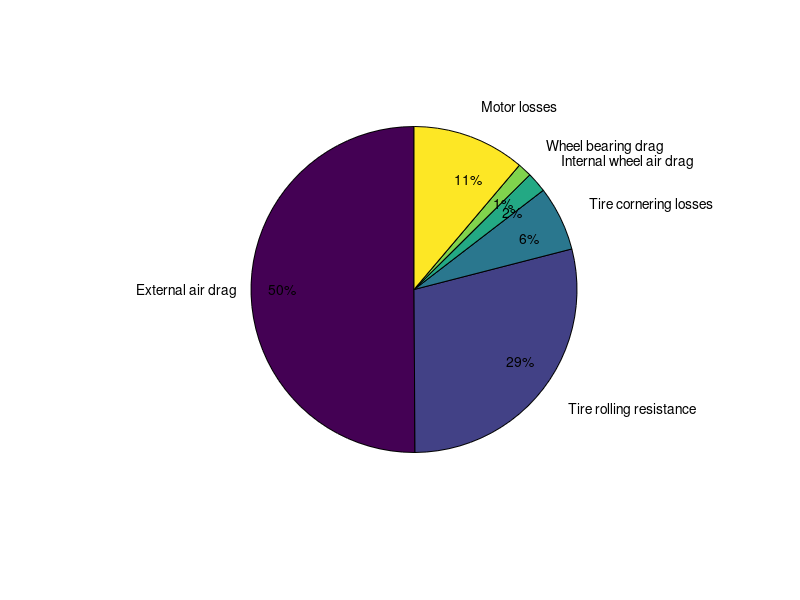
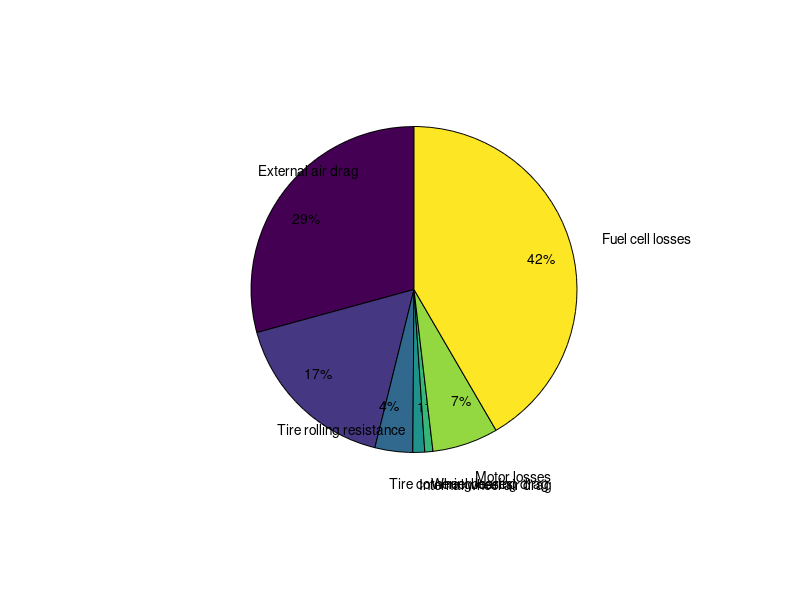

Reproduce these figures in MATLAB, in order.
clear; clc; close all;

%all loss terms are in watts

v = 6.66667; %nominal race speed in m/s %TODO
massCar = 38; %mass of car in kg %TODO
massDriver = 50; %mass of driver in kg %TODO
g = 9.807; %acceleration of gravity %TODO

massTotal = massCar + massDriver;

totalLosses = [];
totalLossesLabels = {};

%air drag------------------------------------------------
airCdA = 0.08; %coefficient of drag %TODO
airDensity = 1.225; %density of air, kg/m^3

% notes:
%   the speed of the car is not constant, as it accelerates from a
%   standstill at the beginning. This variable speed is compressed into a
%   single "RMS" multiplier
airRMSMultiplier = 1.0149; %rms of the velocity profile, world record attempt

airForce = 0.5 * airDensity * airCdA * (v * airRMSMultiplier)^2;
airPower = airForce * v;

totalLosses = [totalLosses, airPower];
totalLossesLabels{end+1} = 'External air drag';

%rolling resistance--------------------------------------
rrCoeff = 0.0015; %coefficient of rolling resistance
rrForce = massTotal * g * rrCoeff; %drag force of rolling resistance in newtons
rrPower = rrForce * v; %power loss of rolling resistance in watts

totalLosses = [totalLosses, rrPower];
totalLossesLabels{end+1} = 'Tire rolling resistance';

%cornering losses----------------------------------------
ca = 120; %tire cornering stiffness, newtons per degree
cornerRadius = [25 25 25 25]; %turn radius in meters. assuming each corner turns 90 degrees
cornerVelocity = [v v v v]; %speed taken through each corner
trackLength = 1947.1; %track length in meters. Galot raceway in Benson, NC

alpha = (massTotal .* cornerVelocity.^2 ./ cornerRadius) ./ ca; %tire slip angle, degrees
corneringDragForce = ca .* alpha .^ 2 .* pi ./ 180; %traction force needed

corneringPower = corneringDragForce .* v;
corneringAveragePower = sum(corneringPower .* 0.5 .* pi .* cornerRadius ./ trackLength);

totalLosses = [totalLosses, corneringAveragePower];
totalLossesLabels{end+1} = 'Tire cornering losses';

%wheel air drag------------------------------------------
wheelDia = 0.475; %diameter of the wheel in m
wheelOmega = v / (wheelDia / 2);
wheelCdA = 1.1e-3;
wheelAirLoss = 3 * 0.5 * airDensity * v^3 * wheelCdA; %three wheels in the car

totalLosses = [totalLosses, wheelAirLoss];
totalLossesLabels{end+1} = 'Internal wheel air drag';
%bearing drag--------------------------------------------
Tb = 4.9e-3; %bearing frictional moment, Nm
bearingLoss = 3 * v * Tb /  (wheelDia/2); %three wheels in the car

totalLosses = [totalLosses, bearingLoss];
totalLossesLabels{end+1} = 'Wheel bearing drag';

%motor losses--------------------------------------------
motorGearRatio = 120/14;
motorRPM = wheelOmega * motorGearRatio * 60/(2*pi);
motorCurrent = 5;
motorVoltage = 16;

modelKv = 189;
modelLs = 0.160e-3 * 1.75;
modelRs = 0.186 * 1.34;
PvsERPM = [-9.5593e-13   4.6815e-08   3.3604e-04    0];
modelKt = 1./(modelKv*2*pi/60);

noLoadTorque =  polyval(PvsERPM,motorRPM*2)./(motorRPM/60*2*pi);
modelTorque = motorCurrent*modelKt  - noLoadTorque;
modelRsTmp = sqrt(modelRs.^2 + (modelLs*motorRPM*2 / 60 * 2 * pi).^2);
V = motorRPM / modelKv + motorCurrent.*modelRsTmp;

% notes:
%   controller in world record car was older than the dyno motor controller
%       and drew 600mW instead of 300mW

modelLosses(:,:,1) = motorCurrent.^2.*modelRs;     % I2R
modelLosses(:,:,2) = polyval(PvsERPM,motorRPM*2);  % nonelectrical
modelLosses(:,:,3) = 0.6*ones(size(motorRPM));     % controller
modelLosses(:,:,4) = 6e-3*modelTorque.^2.*motorRPM;% transmission

motorDutyCycle = sum(totalLosses) / (motorCurrent * motorVoltage);

totalLosses = [totalLosses, sum(modelLosses)*motorDutyCycle];
totalLossesLabels{end+1} = 'Motor losses';

motorEff = 1 - (sum(modelLosses)*motorDutyCycle) / sum(totalLosses);

%pre-hydrogen pie chart----------------------------------
figure;

H = pie(totalLosses);
T = H(strcmpi(get(H,'Type'),'text'));
P = cell2mat(get(T,'Position'));
set(T,{'Position'},num2cell(P*0.6,2));
P(1, 1) = -1.7;%hack to make text better
text(P(:,1),P(:,2),totalLossesLabels(:));

%fuel cell-----------------------------------------------
h2Eff = 0.584;
electricalPower = sum(totalLosses);
fuelCellLoss = electricalPower / h2Eff - electricalPower;

totalLosses = [totalLosses, fuelCellLoss];
totalLossesLabels{end+1} = 'Fuel cell losses';

%plotting and scorekeeping------------------------------
figure;
H = pie(totalLosses);
T = H(strcmpi(get(H,'Type'),'text'));
P = cell2mat(get(T,'Position'));
set(T,{'Position'},num2cell(P*0.6,2));
text(P(:,1),P(:,2),totalLossesLabels(:));


totalPower = sum(totalLosses);
electricScoreMetric = v ./ (electricalPower ./ 3600); %electric score in km per kWh
electricScoreEnglish = electricScoreMetric ./ 1.609; %electric score in miles per kWh
joulesPerLiterGas = 42.9e6 * 0.7646; %using constants from 2018 Eco-Marathon rules
scoreMetric = joulesPerLiterGas .* v ./ (totalPower .* 1000); %hydrogen score in km per liter of gas
scoreEnglish = scoreMetric ./ 1.609 .* 3.78541; % miles per gallon

%note, actual world record hydrogen score was 14,573 MPG, 6196 km/L

fprintf('Predicted electric score: %.1f mi/kWh, Hydrogen score: %.1f km/L\n', electricScoreEnglish, scoreMetric);